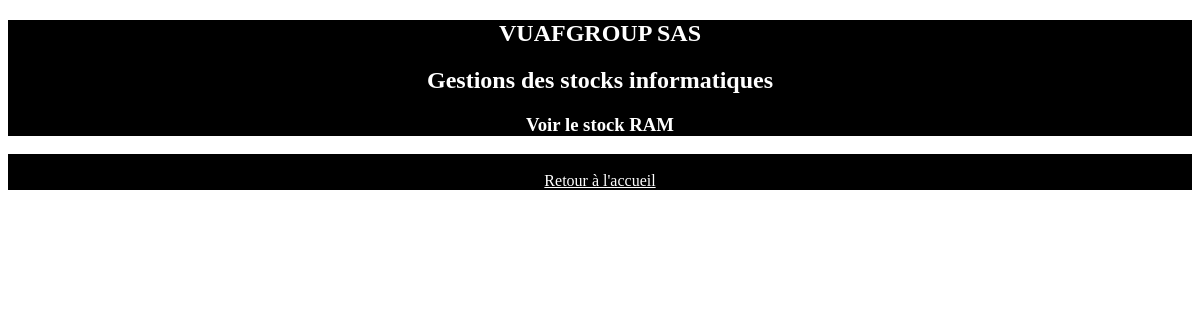
Before: /gestion/show/ram with the older database file.
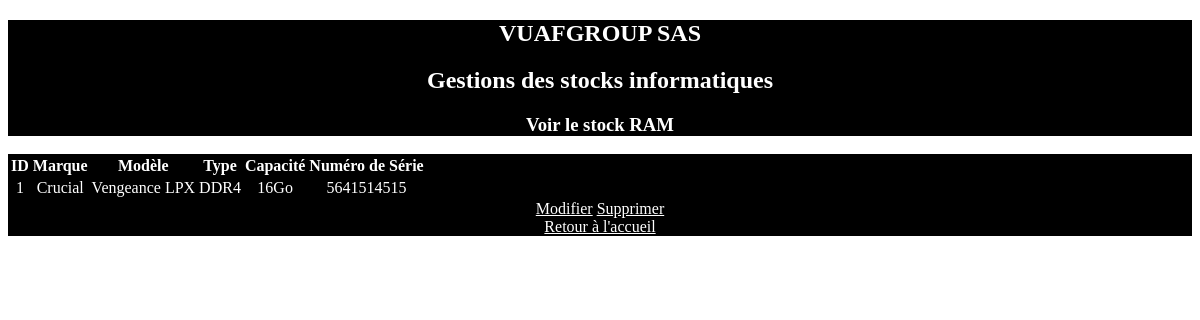
After: the same page with the newer database file.
### gestion/models.py (models this page shows, shortened)
class RAM(models.Model):
    Marque = models.ForeignKey(Marque, on_delete=models.CASCADE)
    Modèle = models.CharField(max_length = 100)
    Type = models.ForeignKey(Type, on_delete=models.CASCADE)
    Capacité = models.CharField(max_length=20)
    SN = models.CharField(max_length=20)
    def __str__(self):
        chaine = f"Barrette {self.Marque}, modèle {self.Modèle}, de la {self.Type} avec une capacité de {self.Capacité}"
        return chaine

class Marque(models.Model):
    Marque = models.CharField(max_length=100)
    def __str__(self):
        chaine = f"{self.Marque}"
        return chaine

class Type(models.Model):
    Type = models.CharField(max_length=100)
    def __str__(self):
        chaine = f"{self.Type}"
        return chaine

### gestion/views.py (the view)
# urls.py: path('show/ram', views.showram),
def showram(request):
    queryset = models.RAM.objects.all()
    print(queryset)
    print(len(queryset))
    return render(request,"gestion/showram.html",{"gestion_ram" : queryset})

### gestion/templates/gestion/showRAM.html
{% extends "gestion/main.html" %}
        {% block content %}
    <h3 class="titre">Voir le stock RAM</h3>
    </section>
<section>
    {% for Ram in gestion_ram %}
    <table class="table is-fullwidth is-hoverable">
        <thead>
          <tr>
            <th>ID</th>
            <th>Marque</th>
            <th>Modèle</th>
            <th>Type</th>
            <th>Capacité</th>
            <th>Numéro de Série</th>
          </tr>
        </thead>
        <tbody>
          <tr>
            <td>{{Ram.id}}</td>
            <td>{{Ram.Marque}}</td>
            <td>{{Ram.Modèle}}</td>
            <td>{{Ram.Type}}</td>
            <td>{{Ram.Capacité}}</td>
            <td>{{Ram.SN}}</td>
          </tr>
        </tbody>
      </table>
      <a href='ram/update/{{Ram.id}}'class='bouton'>Modifier</a>
      <a href='ram/delete/{{Ram.id}}'class='bouton'>Supprimer</a>
{% endfor %}
<br>
<a href='/gestion/index'class="bouton">Retour à l'accueil</a>
{% endblock %}

Changed rows visible on the page:
added RAM: id "1", Marque "Crucial", Modèle "Vengeance LPX", Type "DDR4", Capacité "16Go", SN "5641514515"
